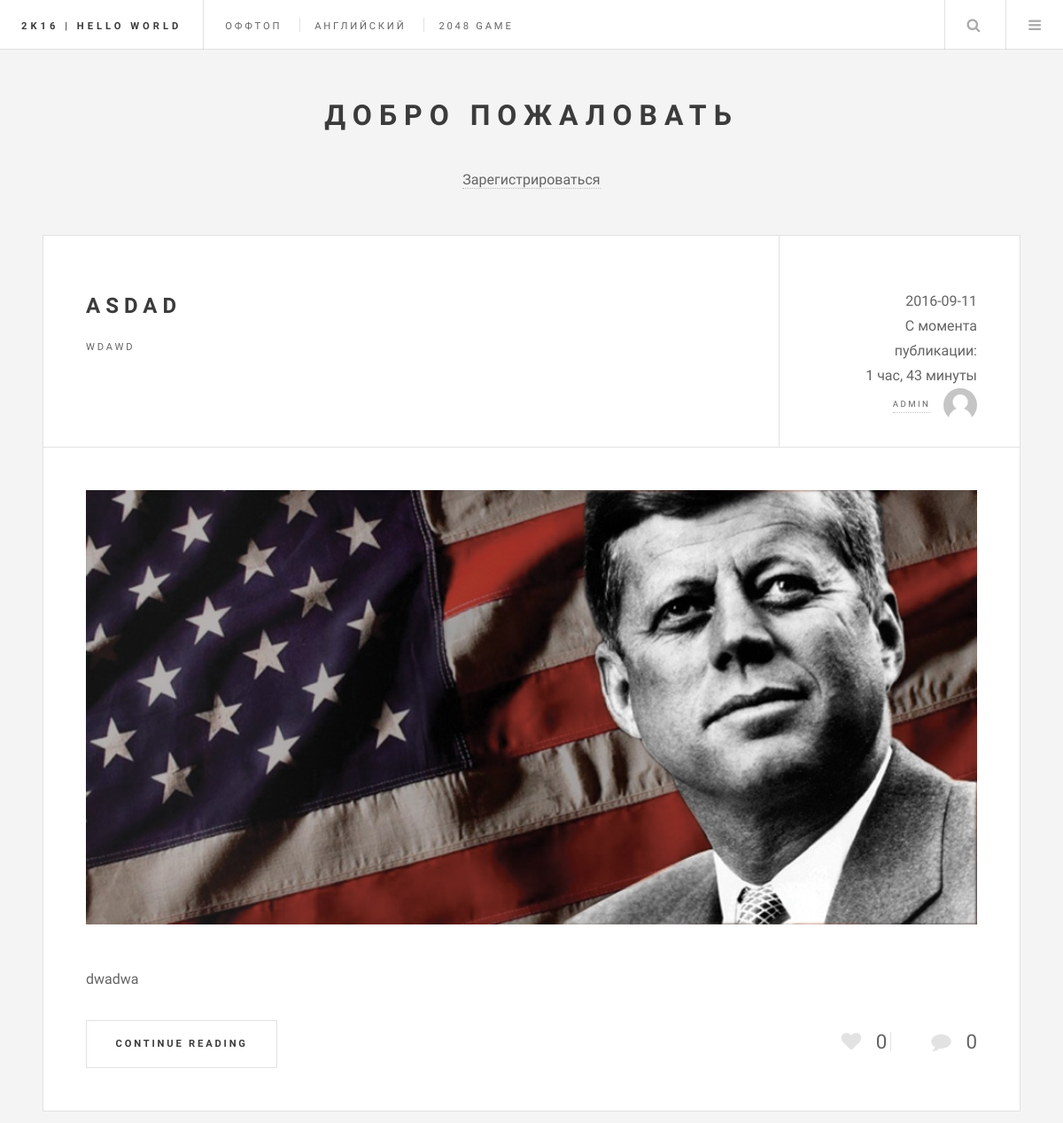
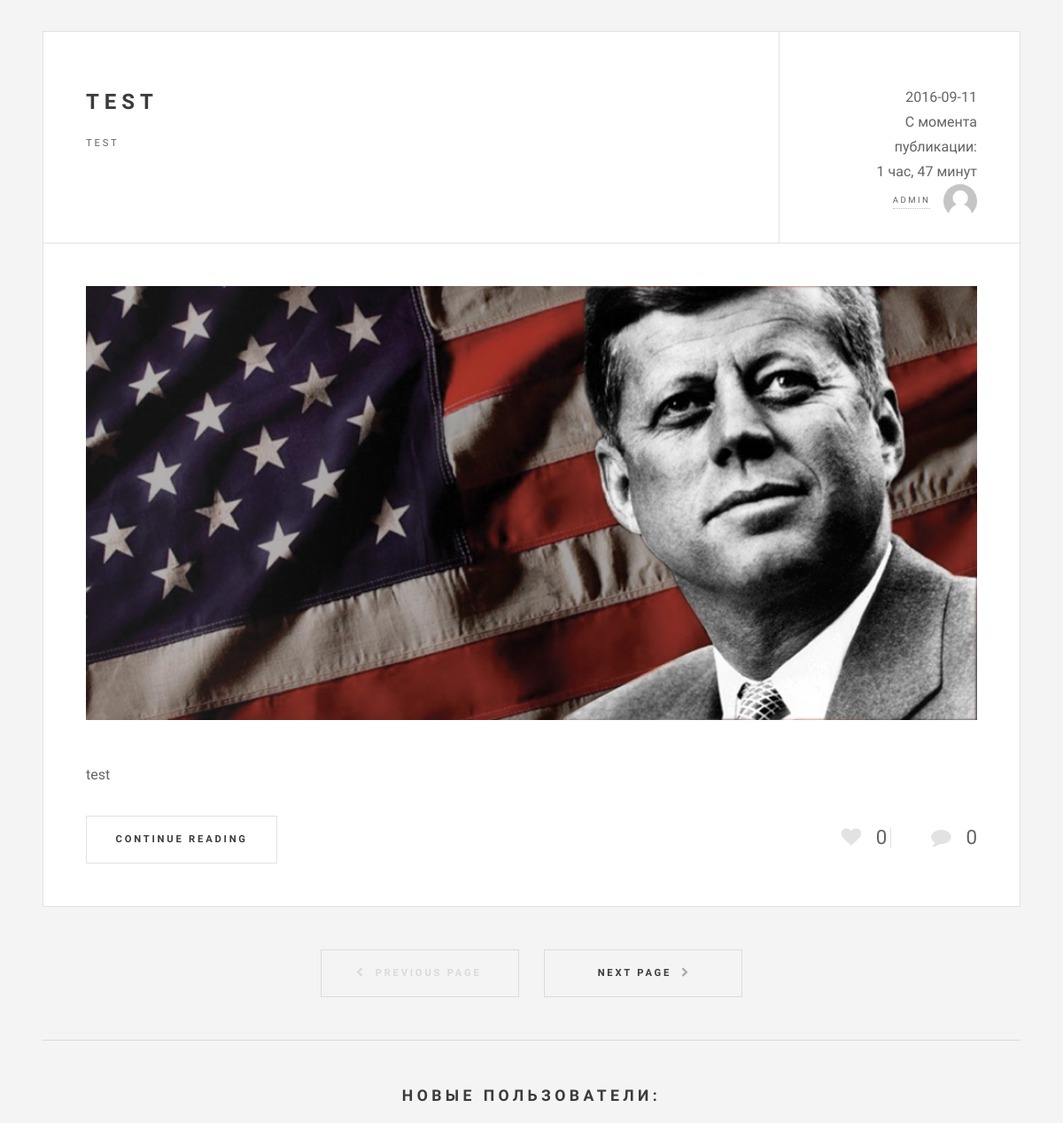
/ (upper part), run on an earlier commit of the app's database (2 pictures, top to bottom).
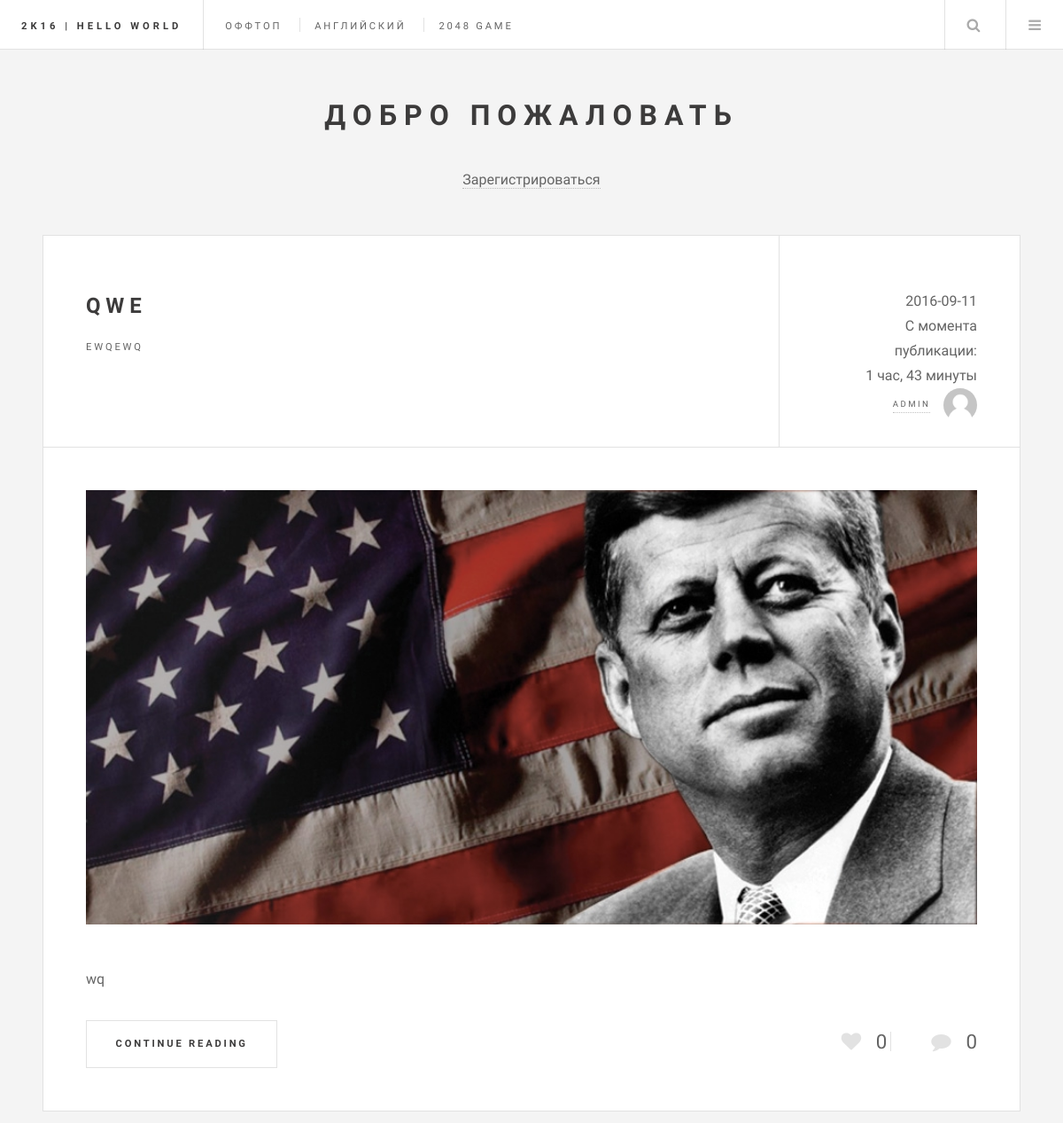
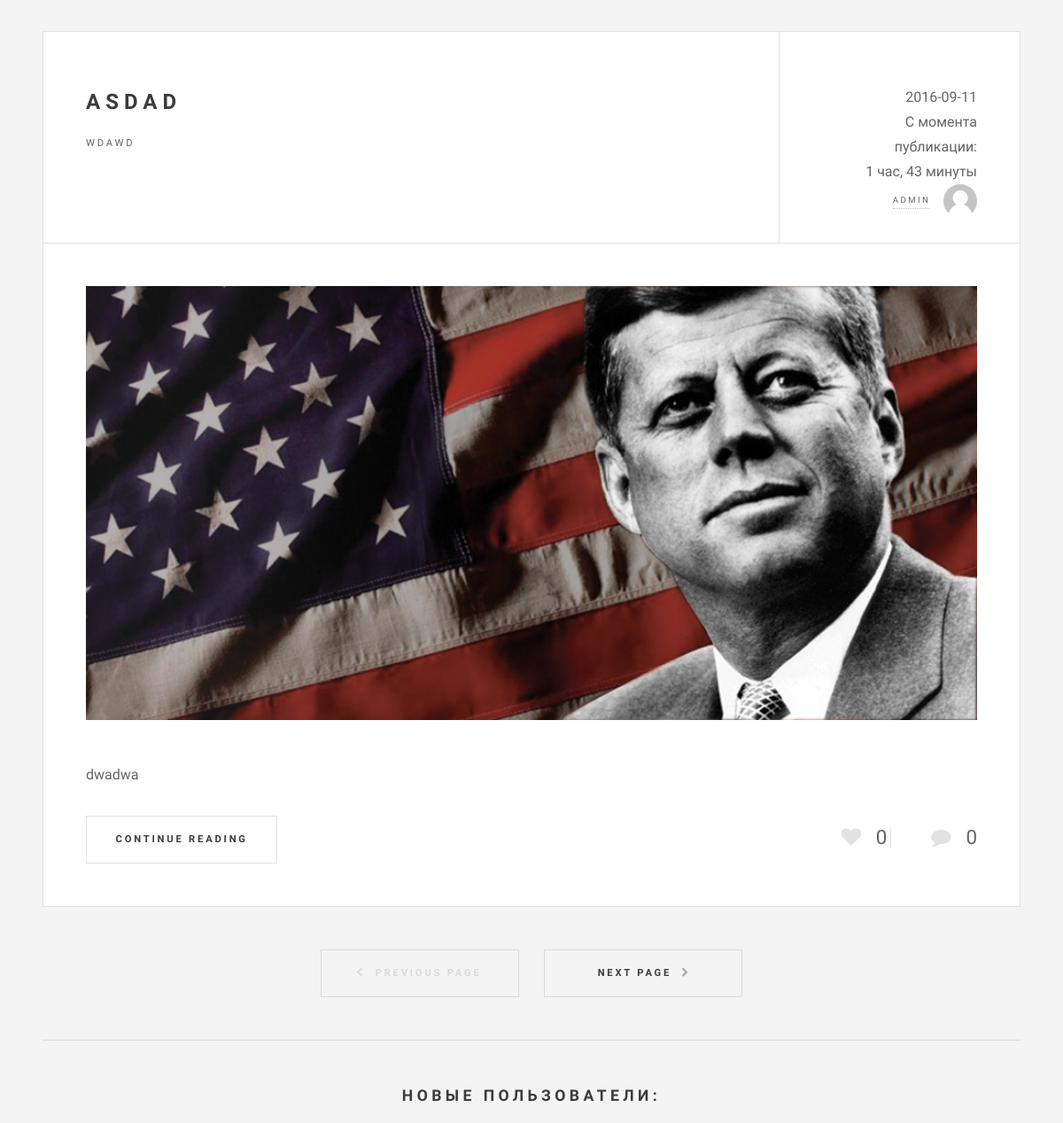
And on a later commit of the database (2 pictures, top to bottom).
### blog/models.py (models this page shows, shortened)
class Post(models.Model):
    author = models.ForeignKey(settings.AUTH_USER_MODEL, default=1)
    title = models.CharField(max_length=20, verbose_name='Заголовок')
    about = models.CharField(max_length=40, verbose_name='Описание')
    message = models.TextField(verbose_name='Текст')
    likes_post = models.IntegerField(default=0)
    heigth_field = models.IntegerField(null=True,default=0)
    created_date = models.DateTimeField(default=timezone.now)
    def get_count_lk(self):
        return get_count_likes(self.id,Post)
    def get_count_com(self):
        return get_count_comment(self.id)
    def get_absolute_url(self):
        return reverse("article", kwargs={'article_id': self.id})
    class Meta:
        ordering = ['-created_date']

### blog/views.py (the view)
# urls.py: url(r'^$', views.front,name='posts'),
def front(request,page_number=1):
    objects = Post.objects.all()
    search = request.GET.get('q')
    if search:
        objects = Post.objects.filter(title__icontains=search)
    current_page = Paginator(objects,count_page)
    return render(request,'posts.html',{'objects':current_page.page(page_number)})

### blog/models.py (called while the page is built)
def get_count_likes(id,model):
    return Likes.objects.filter(content_type=ContentType.objects.get_for_model(model),object_id=id).count()

def get_count_comment(id):
    return Comment.objects.filter(comment_post=id).count()

### blog/templates/posts.html (shortened to what this page needs)
{% extends 'base.html' %}
{% block search_posts %}
<li class="search">
<a class="fa-search" href="#search">Search</a>
</li>
{% endblock %}
{% block content %}
    {% for post in objects %}
<article class="post">
    <header>
        <div class="title">
            <h2><a href="{{ post.get_absolute_url }}">{{ post.title }}</a></h2>
            <p>{{ post.about }}</p>
        </div>
        <div class="meta">
            {{ post.created_date|date:'Y-m-d' }}<br>С момента публикации:<br>{{ post.created_date|timesince }}<br>
            <a href="{{ post.get_absolute_url }}delete/" class="author"><span class="name">{{ post.author }}</span><img src="/static/images/av_undef.png" alt="" /></a>
        </div>
    </header>
    {% if post.img_post.image  %}
        <a href="#" class="image featured"><img src="{{ post.img_post.image }}" alt="" /></a>
    {% else %}
        <a href="#" class="image featured"><img src="/static/images/cat.gif" alt="" /></a>
    {% endif %}
    <p>{{ post.message|truncatewords:100 }}</p>
    <footer>
        <ul class="actions">
            <li><a href="{% url 'article' post.id %}" class="button big">Continue Reading</a></li>
        </ul>
        <ul class="stats">
            <li><a id="like_id{{ post.id }}" onclick="postlike({{ post.id }})" class="icon fa-heart">{{ post.get_count_lk }}</a></li>
            <li><a href="{{ post.get_absolute_url }}"  class="icon fa-comment">{{ post.get_count_com }}</a></li>
        </ul>
    </footer>
</article>
{% endfor %}
{% endblock %}
{% block pagination %}
    <ul class="actions pagination">
        {% if objects.has_other_pages %}
            {% if objects.has_previous %}
                <li><a href="{% url 'current_page' objects.previous_page_number %}" class="button big previous">Previous Page</a> </li>
            {% else %}
                <li><a href="" class="disabled button big previous">Previous Page</a></li>
            {% endif %}
            {% if objects.has_next %}
                <li><a href="{% url 'current_page' objects.next_page_number %}" class="button big next">Next Page</a></li>
            {% else %}
                <li><a href="" class="disabled button big next">Next Page</a></li>
            {% endif %}
        {% endif %}
    </ul>
{% endblock %}

What changed in the data, as far as the page shows it:
no longer on this page (row unchanged): Post: title "TEST", about "TEST", created_date "2016-09-11", created_date "1 час, 47 минут", author "ADMIN", message "test", get_count_lk "0", get_count_com "0"
added Post: title "QWE", about "EWQEWQ", created_date "2016-09-11", created_date "1 час, 43 минуты", author "ADMIN", message "wq", get_count_lk "0", get_count_com "0"
